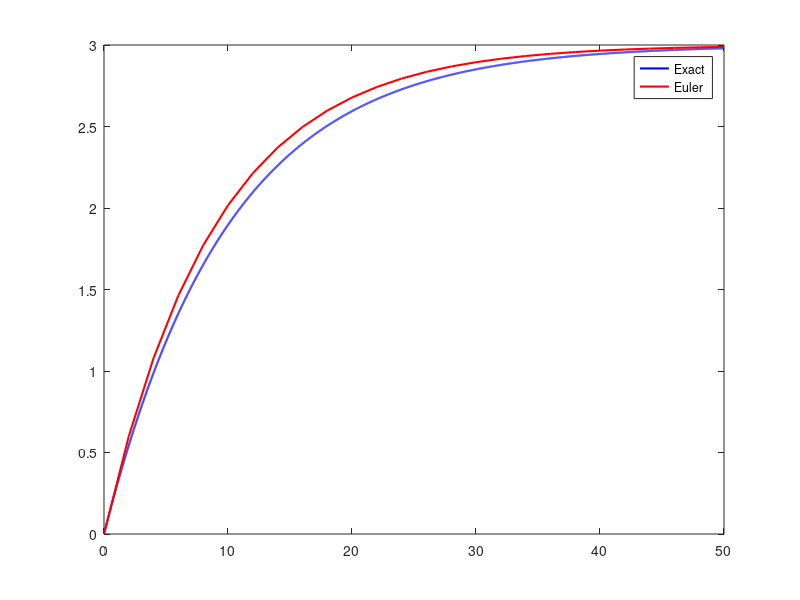

Write the MATLAB code that produced this figure.
clc; close all; clear all;

Dt=2; %time step for Euler's numerical method
time= (0:Dt:50)'; %discrete time array
t= (0:0.01:50)';
v= 3* (01-exp(-0.1*t)); %exact analytical solution for v(t)

figure
plot (t,v, 'b' , 'LineWidth',1.5);
v_num(1,1) =0 ;
for i=1: length (time)-1
v_dot (i, 1)= 0.3-0.1*v_num (i,1) %discrete numerical values for v' (t)
v_num (i+1,1) =v_num (i,1) +v_dot (i,1) *Dt; %discrete numerical values for v(t)
end

hold on 
plot (time, v_num, 'r', 'LineWidth',1.5); %plot numerical values function
legend ('Exact', 'Euler')



